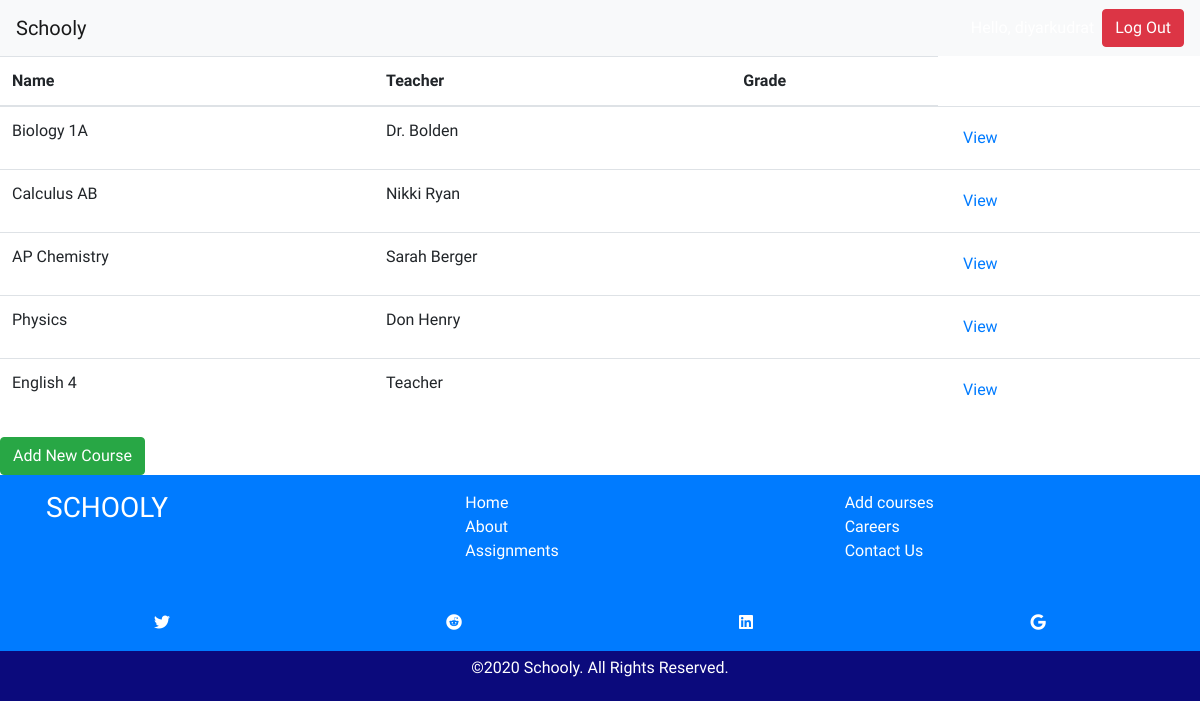
The page /grades/courses/ (signed in) on the database its author committed.
### classes/models.py (models this page shows, shortened)
class Course(models.Model):
    course_name = models.CharField(max_length=150)
    slug = models.CharField(max_length=30, blank=True, editable=False,
                            help_text="Unique URL path to access this page. Generated by the system.")
    course_teacher = models.CharField(max_length=150, null=True)
    description = models.CharField(max_length=250)
    assigments = models.ManyToManyField(Assignment, blank=True, null=True, related_name="course_assignments")

### classes/views.py (the view)
# urls.py: path('grades/courses/', views.CourseListView.as_view(), name="course-list"),
@method_decorator([login_required], name='dispatch')
class CourseListView(ListView):
    model = Course
    def get(self, request):
        courses = self.get_queryset()
        return render(request, 'grades.html', {
          'courses': courses,
        })

### classes/templates/grades.html
{% extends 'base.html' %}
{% block content %}
  {% if courses %}
    <table class="table">
      <thead>
        <tr>
          <th scope="col">Name</th>
          <th scope="col">Teacher</th>
          <th scope="col">Grade</th>
        </tr>
      </thead>
      <tbody>
        {% for course in courses %}
        <tr>
          <td href="#">{{ course.course_name }}</td>
          <td>{{ course.course_teacher }}</td>
          <td>{{ course.grade }}</td>
          <td><a class="btn btn-link" href="{% url 'course-detail-page' assignment.id %}" role="button">View</a></td>
        </tr>
        {% endfor %}
      </tbody>
    </table>
    <a class="btn btn-success" href="{% url 'course-create-page' %}" role="button">Add New Course</a>
  {% endif %}
{% endblock %}

### classes/templates/base.html (style rules this page uses)
* { font-family: 'Quicksand', sans-serif; }

### rows shown on the page
Course: course_name "Biology 1A", course_teacher "Dr. Bolden"
Course: course_name "Calculus AB", course_teacher "Nikki Ryan"
Course: course_name "AP Chemistry", course_teacher "Sarah Berger"
Course: course_name "Physics", course_teacher "Don Henry"
Course: course_name "English 4", course_teacher "Teacher"
